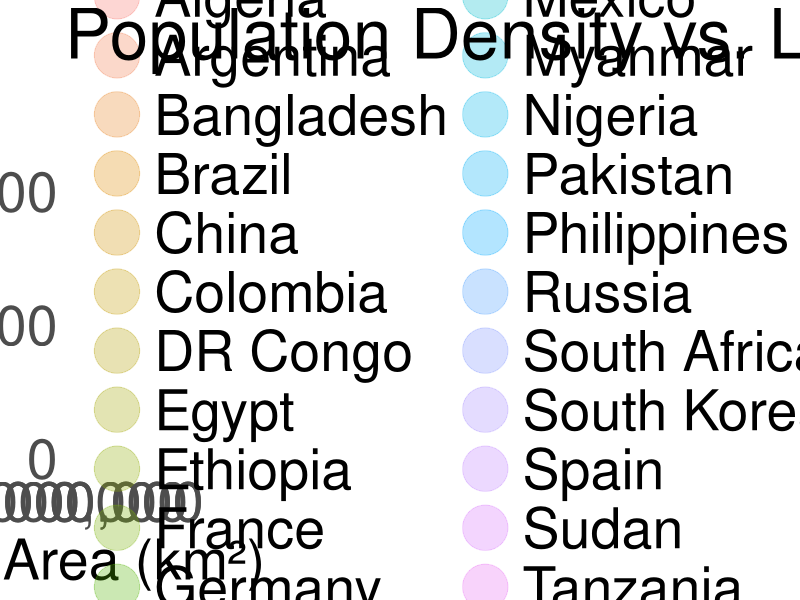

Recreate this plot in R. (Note: this script raises an error after producing the figure.)
## ---- chunk 1
#| label: setup
#| message: false

library(tidyverse)
## ---- chunk 2
#| label: plot

# Makes a variable for the data.
original_data <- read_csv("2024Populations.csv", show_col_types = FALSE)

# Selects only the 4 necessary variables (select) and takes the top 25 (slice_head).
scatter_data <- original_data |>
  select(country, Density_2024, landAreaKm, pop2024) |>
    slice_head(n = 35)

# Creates the scatter plot (ggplot and geom_point), made points bigger (scale_size), added labels (labs), changed theme (theme_minimal)
country_scatter <- ggplot(scatter_data, aes(x = landAreaKm, y = Density_2024, size = pop2024, color = country)) +
  geom_point(alpha = 0.3) +
    scale_size(range = c(5, 50), labels = scales::comma_format()) +
      scale_x_continuous(labels = scales::comma_format()) +
      labs(title = "Population Density vs. Land Area",
           x = "Land Area (km²)",
           y = "Density (people per km²)",
           size = "Population in 2024",
          color = "Country") +
        theme_minimal() +
          theme(plot.title = element_text(size = 50),
                plot.subtitle = element_text(size = 45),
                legend.text = element_text(size = 40),
                legend.title = element_text(size = 40),
                axis.text = element_text(size = 40),
                axis.title = element_text(size = 40)) +
            guides(color = guide_legend(override.aes = list(size = 15)))

# Saved graph as a png file.
ggsave("country-scatter.png", country_scatter, width = 25, height = 16, units = "in")

# Displayed graph on website.
knitr::include_graphics("country-scatter.png")
